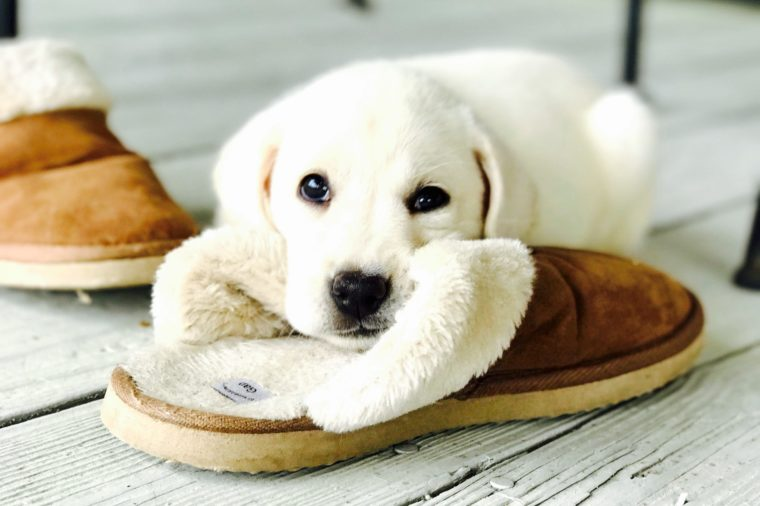
#> input picture pupper.jpg, 760 x 506 px
$ python 11_geometric_transformations.py
#> lines starting #> are read from the running program, lines starting #| are printed output that depends on the picture
import cv2
import numpy as np

# read image
img = cv2.imread('pupper.jpg')
#> img is the input picture: shape (506, 760, 3); mean B, G, R 165.9, 185.3, 190

# get image shape
rows, cols, channels = img.shape
#> rows = 506; cols = 760; channels = 3

# resize image
#res = cv2.resize(img, None, fx=2, fy=2, interpolation=cv2.INTER_CUBIC)

# translate image, shift: 100 -> 50
M = np.float32([[1, 0, 100], [0, 1, 50]])
shifted = cv2.warpAffine(img, M, (cols, rows))
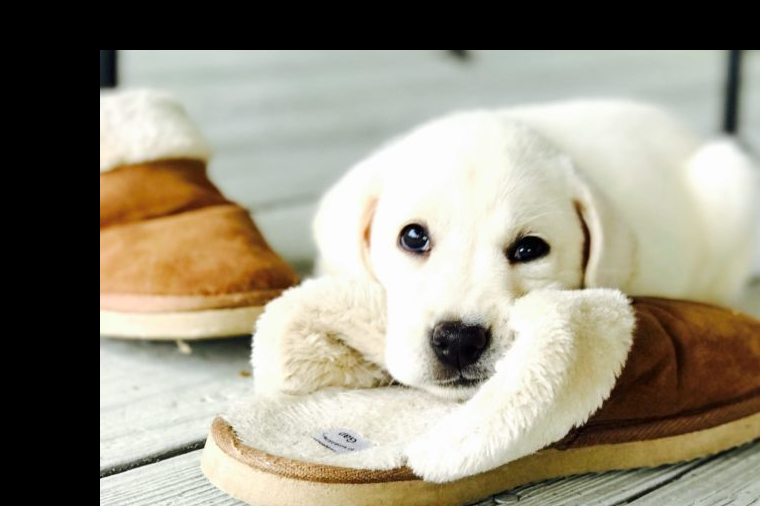
#> shifted: shape (506, 760, 3); mean B, G, R 128, 144.6, 149.9

# rotate image 90 degrees wrt to center
M = cv2.getRotationMatrix2D((cols/2, rows/2), 90, 1)
rot = cv2.warpAffine(shifted, M, (cols, rows))
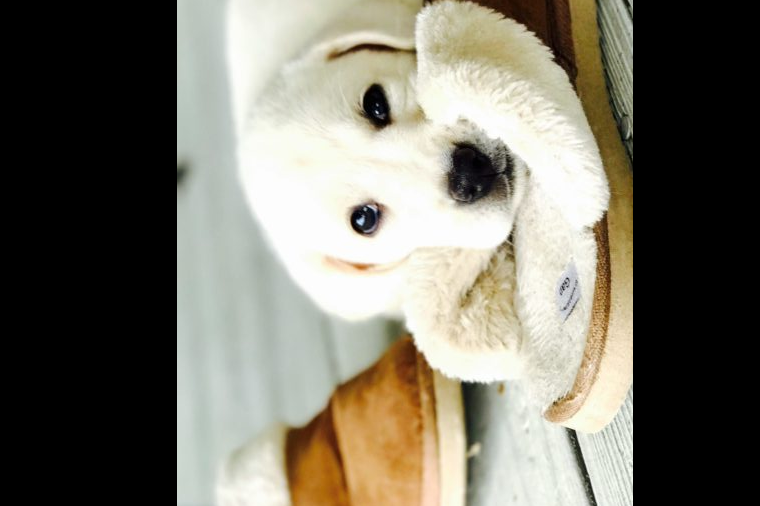
#> rot: shape (506, 760, 3); mean B, G, R 104.1, 116.3, 119.7

# show image
cv2.imshow('resized', rot)
cv2.waitKey(0)
cv2.destroyAllWindows()
cv2.waitKey(1)
